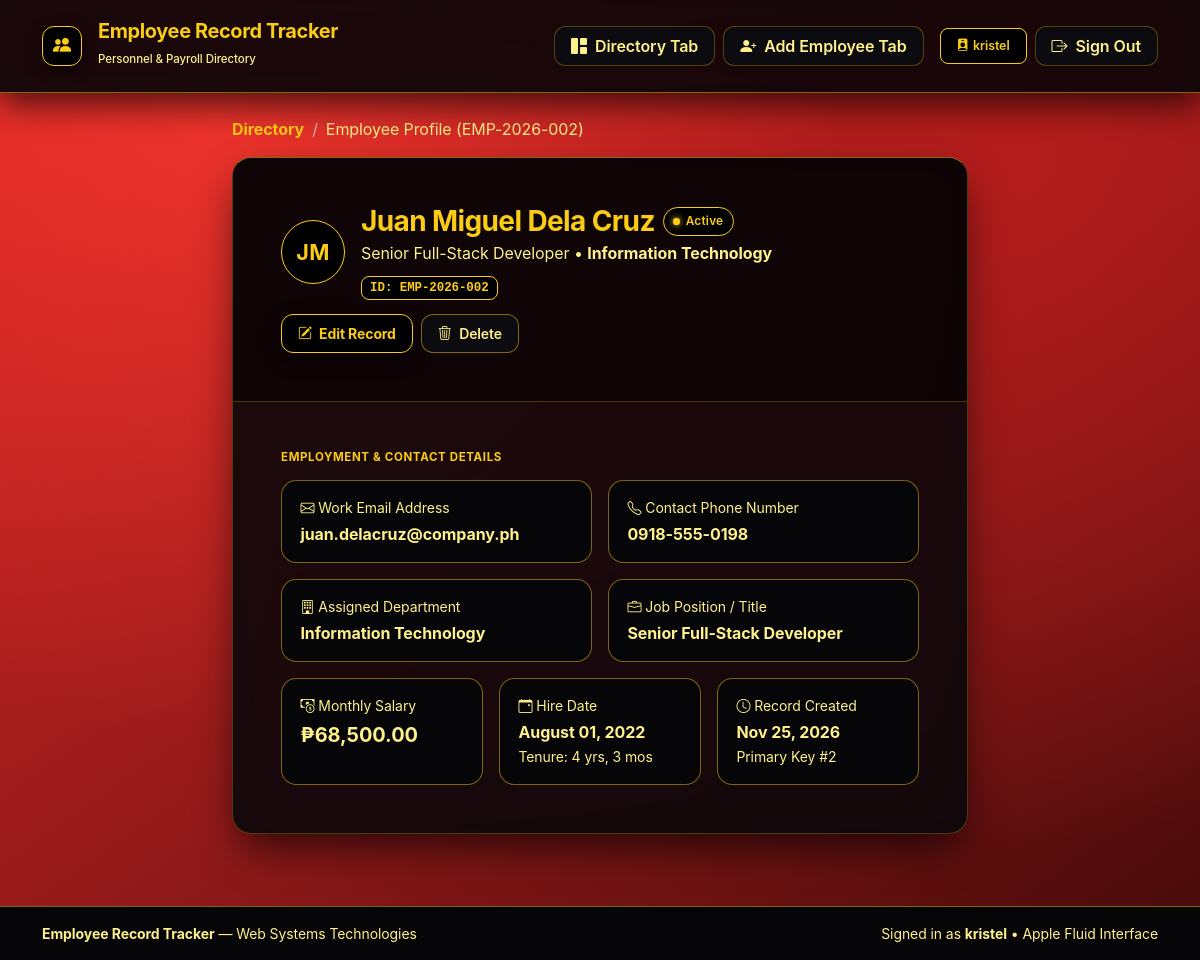
Screenshot of /view_employee.php?id=2 (signed in) with the database file from the repository.
### tables this page shows
CREATE TABLE IF NOT EXISTS `employees` (
  `id` int(11) NOT NULL AUTO_INCREMENT,
  `employee_code` varchar(20) NOT NULL,
  `full_name` varchar(100) NOT NULL,
  `email` varchar(100) NOT NULL,
  `phone` varchar(25) NOT NULL,
  `department` varchar(60) NOT NULL,
  `position` varchar(80) NOT NULL,
  `salary` decimal(10,2) NOT NULL DEFAULT 0.00,
  `hire_date` date NOT NULL,
  `status` enum('Active','On Leave','Probation','Resigned') NOT NULL DEFAULT 'Active',
  `created_at` timestamp NOT NULL DEFAULT current_timestamp(),
  PRIMARY KEY (`id`),
  UNIQUE KEY `unique_employee_code` (`employee_code`)
);

### view_employee.php (the view, shortened to what this page needs)
<?php
require_once 'db_connect.php';
$id = isset($_GET['id']) ? (int)$_GET['id'] : 0;
$employee = ert_get_employee_by_id($conn, $id);
function getStatusBadgeClass($status) {
    switch ($status) {
        case 'Active': return 'badge-active';
    }
}
$hire_dt = new DateTime($employee['hire_date']);
$now_dt  = new DateTime();
$diff    = $hire_dt->diff($now_dt);
$tenure_parts = [];
if ($diff->y > 0) $tenure_parts[] = $diff->y . ' yr' . ($diff->y > 1 ? 's' : '');
if ($diff->m > 0) $tenure_parts[] = $diff->m . ' mo' . ($diff->m > 1 ? 's' : '');
$tenure_str = !empty($tenure_parts) ? implode(', ', $tenure_parts) : 'Less than a month';
?>
<!DOCTYPE html>
<html lang="en" data-bs-theme="dark">
<head>
    <link href="https://cdn.jsdelivr.net/npm/bootstrap@5.3.3/dist/css/bootstrap.min.css" rel="stylesheet">
    <link href="https://cdn.jsdelivr.net/npm/bootstrap-icons@1.11.3/font/bootstrap-icons.min.css" rel="stylesheet">
</head>
<body>
<nav class="navbar navbar-expand-lg navbar-dark navbar-brand-custom py-3 sticky-top">
    <div class="container">
        <a class="navbar-brand d-flex align-items-center gap-3 fw-bold" href="index.php">
            <span class="brand-icon-box">
                <i class="bi bi-people-fill"></i>
            </span>
            <div>
                <span class="d-block lh-1" style="color: var(--apple-yellow-heading); letter-spacing: -0.02em;">Employee Record Tracker</span>
                <small class="fw-medium" style="font-size: 0.72rem; color: var(--apple-yellow-text);">Personnel &amp; Payroll Directory</small>
            </div>
        </a>
        <div class="collapse navbar-collapse" id="mainNavbar">
            <ul class="navbar-nav ms-auto align-items-lg-center gap-2 mt-3 mt-lg-0">
                <li class="nav-item">
                    <a class="nav-link" href="index.php">
                        <i class="bi bi-grid-1x2-fill me-1"></i> Directory Tab
                    </a>
                </li>
                <li class="nav-item">
                    <a class="nav-link" href="add_employee.php">
                        <i class="bi bi-person-plus-fill me-1"></i> Add Employee Tab
                    </a>
                </li>
                <li class="nav-item ms-lg-2">
                    <span class="emp-code-pill d-inline-flex align-items-center gap-1 py-2 px-3">
                        <i class="bi bi-person-badge-fill"></i> <?= htmlspecialchars($_SESSION['ert_username'] ?? 'kristel') ?>
                    </span>
                </li>
                <li class="nav-item">
                    <a class="nav-link" href="logout.php" title="Sign Out">
                        <i class="bi bi-box-arrow-right me-1"></i> Sign Out
                    </a>
                </li>
            </ul>
        </div>
    </div>
</nav>
<main class="container py-4">
    <div class="row justify-content-center">
        <div class="col-12 col-lg-8">
            <nav aria-label="breadcrumb" class="mb-3">
                <ol class="breadcrumb small mb-0">
                    <li class="breadcrumb-item"><a href="index.php" class="text-decoration-none fw-bold" style="color: var(--apple-yellow-heading);">Directory</a></li>
                    <li class="breadcrumb-item active" aria-current="page" style="color: var(--apple-yellow-text);">Employee Profile (<?= htmlspecialchars($employee['employee_code']) ?>)</li>
                </ol>
            </nav>
            <div class="content-card overflow-hidden">
                <div class="p-4 p-md-5 border-bottom border-warning border-opacity-25 d-flex flex-wrap justify-content-between align-items-center gap-3"
                     style="background: rgba(0, 0, 0, 0.45);">
                    <div class="d-flex align-items-center gap-3">
                        <div class="emp-avatar" style="width: 4rem; height: 4rem; font-size: 1.35rem;">
                            <?php
                            $words = preg_split('/\s+/', trim($employee['full_name']));
                            $initials = '';
                            foreach (array_slice($words, 0, 2) as $w) {
                                $initials .= strtoupper(mb_substr($w, 0, 1));
                            }
                            echo htmlspecialchars($initials ?: 'EM');
                            ?>
                        </div>
                        <div>
                            <div class="d-flex align-items-center gap-2 flex-wrap mb-1">
                                <h3 class="mb-0"><?= htmlspecialchars($employee['full_name']) ?></h3>
                                <span class="badge-status <?= getStatusBadgeClass($employee['status']) ?>">
                                    <?= htmlspecialchars($employee['status']) ?>
                                </span>
                            </div>
                            <p class="mb-2">
                                <?= htmlspecialchars($employee['position']) ?> &bull; <strong><?= htmlspecialchars($employee['department']) ?></strong>
                            </p>
                            <span class="emp-code-pill font-monospace">
                                ID: <?= htmlspecialchars($employee['employee_code']) ?>
                            </span>
                        </div>
                    </div>
                    <div class="d-flex gap-2">
                        <a href="edit_employee.php?id=<?= (int)$employee['id'] ?>" class="btn btn-apple-yellow btn-sm px-3 py-2">
                            <i class="bi bi-pencil-square me-1"></i> Edit Record
                        </a>
                        <button type="button" class="btn btn-apple-dark btn-sm px-3 py-2" data-bs-toggle="modal" data-bs-target="#deleteModal">
                            <i class="bi bi-trash3 me-1"></i> Delete
                        </button>
                    </div>
                </div>
                <div class="p-4 p-md-5">
                    <p class="eyebrow-label mb-3">Employment &amp; Contact Details</p>
                    <div class="row g-3">
                        <div class="col-12 col-sm-6">
                            <div class="detail-tile h-100">
                                <small class="d-block mb-1">
                                    <i class="bi bi-envelope me-1"></i>Work Email Address
                                </small>
                                <div class="fw-bold"><?= htmlspecialchars($employee['email']) ?></div>
                            </div>
                        </div>
                        <div class="col-12 col-sm-6">
                            <div class="detail-tile h-100">
                                <small class="d-block mb-1">
                                    <i class="bi bi-telephone me-1"></i>Contact Phone Number
                                </small>
                                <div class="fw-bold"><?= htmlspecialchars($employee['phone']) ?></div>
                            </div>
                        </div>
                        <div class="col-12 col-sm-6">
                            <div class="detail-tile h-100">
                                <small class="d-block mb-1">
                                    <i class="bi bi-building me-1"></i>Assigned Department
                                </small>
                                <div class="fw-bold"><?= htmlspecialchars($employee['department']) ?></div>
                            </div>
                        </div>
                        <div class="col-12 col-sm-6">
                            <div class="detail-tile h-100">
                                <small class="d-block mb-1">
                                    <i class="bi bi-briefcase me-1"></i>Job Position / Title
                                </small>
                                <div class="fw-bold"><?= htmlspecialchars($employee['position']) ?></div>
                            </div>
                        </div>
                        <div class="col-12 col-sm-4">
                            <div class="detail-tile h-100">
                                <small class="d-block mb-1">
                                    <i class="bi bi-cash-coin me-1"></i>Monthly Salary
                                </small>
                                <div class="fw-bold fs-5">&#8369;<?= number_format((float)$employee['salary'], 2) ?></div>
                            </div>
                        </div>
                        <div class="col-12 col-sm-4">
                            <div class="detail-tile h-100">
                                <small class="d-block mb-1">
                                    <i class="bi bi-calendar-event me-1"></i>Hire Date
                                </small>
                                <div class="fw-bold"><?= date('F d, Y', strtotime($employee['hire_date'])) ?></div>
                                <small>Tenure: <?= htmlspecialchars($tenure_str) ?></small>
                            </div>
                        </div>
                        <div class="col-12 col-sm-4">
                            <div class="detail-tile h-100">
                                <small class="d-block mb-1">
                                    <i class="bi bi-clock me-1"></i>Record Created
                                </small>
                                <div class="fw-bold"><?= date('M d, Y', strtotime($employee['created_at'] ?? 'now')) ?></div>
                                <small>Primary Key #<?= (int)$employee['id'] ?></small>
                            </div>
                        </div>
                    </div>
                </div>
            </div>
        </div>
    </div>
</main>
<footer class="footer-custom py-3 mt-5">
    <div class="container d-flex flex-column flex-sm-row justify-content-between align-items-center small">
        <div><strong>Employee Record Tracker</strong> &mdash; Web Systems Technologies</div>
        <div>Signed in as <strong><?= htmlspecialchars($_SESSION['ert_username'] ?? 'kristel') ?></strong> &bull; Apple Fluid Interface</div>
    </div>
</footer>
</body>
</html>

### db_connect.php (style rules this page uses)
:root { --apple-red-bg-base: #b91c1c; --apple-black-chrome: rgba(7, 7, 10, 0.92); --apple-black-card: rgba(9, 9, 13, 0.92); --apple-black-tab-bar: rgba(5, 5, 8, 0.94); --apple-black-input: rgba(4, 4, 7, 0.92); --apple-yellow-heading: #facc15; --apple-yellow-text: #fef08a; --apple-yellow-secondary: #eab308; --apple-yellow-muted: rgba(250, 204, 21, 0.72); --apple-border: rgba(250, 204, 21, 0.25); --apple-border-highlight: rgba(250, 204, 21, 0.48); --spring-critically-damped: cubic-bezier(0.22, 1, 0.36, 1); }
html, body { background-color: #991b1b !important; background-image: radial-gradient(circle at 18% 12%, rgba(255, 59, 48, 0.65) 0%, transparent 48%), radial-gradient(circle at 85% 18%, rgba(185, 28, 28, 0.78) 0%, transparent 52%), linear-gradient(145deg, #dc2626 0%, #991b1b 50%, #450a0a 100%) !important; background-attachment: fixed !important; color: var(--apple-yellow-text) !important; font-family: -apple-system, BlinkMacSystemFont, "SF Pro Display", "SF Pro Text", "Inter", system-ui, sans-serif !important; -webkit-font-smoothing: antialiased; }
h1, h2, h3, h4, h5, h6, .display-stat { color: var(--apple-yellow-heading) !important; letter-spacing: -0.022em; font-weight: 700; }
.navbar-brand-custom { background: var(--apple-black-chrome) !important; backdrop-filter: blur(24px) saturate(180%); -webkit-backdrop-filter: blur(24px) saturate(180%); border-bottom: 1px solid var(--apple-border-highlight) !important; box-shadow: 0 12px 32px rgba(0, 0, 0, 0.65) !important; }
.navbar-dark .navbar-nav .nav-link { background: #0c0c10 !important; border: 1px solid rgba(250, 204, 21, 0.28) !important; color: var(--apple-yellow-text) !important; font-weight: 600 !important; padding: 0.46rem 1rem !important; border-radius: 0.7rem !important; transition: transform 100ms ease-out, background-color 160ms ease, border-color 160ms ease !important; }
.stat-card, .content-card { background: var(--apple-black-card) !important; backdrop-filter: blur(22px) saturate(170%); -webkit-backdrop-filter: blur(22px) saturate(170%); border: 1px solid var(--apple-border) !important; border-top: 1px solid var(--apple-border-highlight) !important; border-radius: 1.2rem !important; color: var(--apple-yellow-text) !important; box-shadow: 0 20px 44px -10px rgba(0, 0, 0, 0.75) !important; }
.btn-apple-yellow, .btn-apple-red { background: #000000 !important; border: 1.5px solid var(--apple-yellow-heading) !important; color: var(--apple-yellow-heading) !important; font-weight: 700 !important; border-radius: 0.75rem !important; box-shadow: 0 6px 18px rgba(0, 0, 0, 0.65) !important; }
.btn-apple-dark { background: #0b0b10 !important; border: 1px solid var(--apple-border-highlight) !important; color: var(--apple-yellow-text) !important; border-radius: 0.75rem !important; }
.form-label, .eyebrow-label { color: var(--apple-yellow-heading) !important; }
.emp-code-pill, .badge-status, .emp-avatar, .stat-icon, .brand-icon-box { background: #000000 !important; color: var(--apple-yellow-heading) !important; border: 1px solid var(--apple-yellow-heading) !important; }
.detail-tile, .modal-content-apple, .footer-custom { background: #060609 !important; color: var(--apple-yellow-text) !important; border-color: var(--apple-border-highlight) !important; }

### rows the page displays
employees: employee_code "EMP-2026-002", full_name "Juan Miguel Dela Cruz", status "Active", position "Senior Full-Stack Developer", department "Information Technology", email "juan.delacruz@company.ph", phone "0918-555-0198", salary "68,500.00", hire_date "August 01, 2022", created_at "Nov 25, 2026", id "2"

### other values shown
$_SESSION['ert_username'] "kristel"
$initials ?: 'EM' "JM"
$tenure_str "4 yrs, 3 mos"
